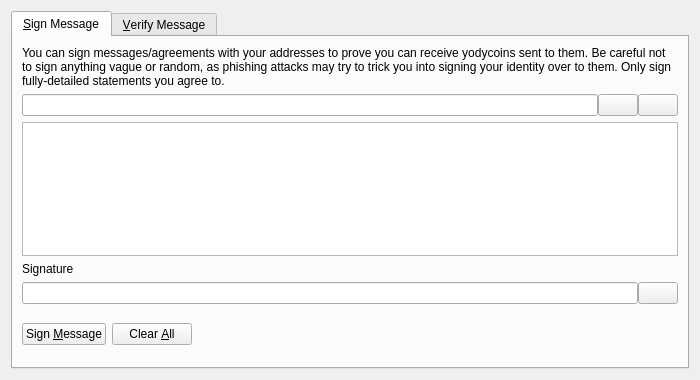
<?xml version="1.0" encoding="UTF-8"?>
<ui version="4.0">
 <class>SignVerifyMessageDialog</class>
 <widget class="QDialog" name="SignVerifyMessageDialog">
  <property name="geometry">
   <rect>
    <x>0</x>
    <y>0</y>
    <width>700</width>
    <height>380</height>
   </rect>
  </property>
  <property name="windowTitle">
   <string>Signatures - Sign / Verify a Message</string>
  </property>
  <property name="modal">
   <bool>true</bool>
  </property>
  <layout class="QVBoxLayout" name="verticalLayout">
   <item>
    <widget class="QTabWidget" name="tabWidget">
     <property name="currentIndex">
      <number>0</number>
     </property>
     <widget class="QWidget" name="tabSignMessage">
      <attribute name="title">
       <string>&amp;Sign Message</string>
      </attribute>
      <layout class="QVBoxLayout" name="verticalLayout_SM">
       <item>
        <widget class="QLabel" name="infoLabel_SM">
         <property name="text">
          <string>You can sign messages/agreements with your addresses to prove you can receive yodycoins sent to them. Be careful not to sign anything vague or random, as phishing attacks may try to trick you into signing your identity over to them. Only sign fully-detailed statements you agree to.</string>
         </property>
         <property name="textFormat">
          <enum>Qt::PlainText</enum>
         </property>
         <property name="wordWrap">
          <bool>true</bool>
         </property>
        </widget>
       </item>
       <item>
        <layout class="QHBoxLayout" name="horizontalLayout_1_SM">
         <property name="spacing">
          <number>0</number>
         </property>
         <item>
          <widget class="QValidatedLineEdit" name="addressIn_SM">
           <property name="toolTip">
            <string>The Yodycoin address to sign the message with</string>
           </property>
          </widget>
         </item>
         <item>
          <widget class="QPushButton" name="addressBookButton_SM">
           <property name="toolTip">
            <string>Choose previously used address</string>
           </property>
           <property name="text">
            <string/>
           </property>
           <property name="icon">
            <iconset resource="../bitcoin.qrc">
             <normaloff>:/icons/address-book</normaloff>:/icons/address-book</iconset>
           </property>
           <property name="shortcut">
            <string>Alt+A</string>
           </property>
           <property name="autoDefault">
            <bool>false</bool>
           </property>
          </widget>
         </item>
         <item>
          <widget class="QPushButton" name="pasteButton_SM">
           <property name="toolTip">
            <string>Paste address from clipboard</string>
           </property>
           <property name="text">
            <string/>
           </property>
           <property name="icon">
            <iconset resource="../bitcoin.qrc">
             <normaloff>:/icons/editpaste</normaloff>:/icons/editpaste</iconset>
           </property>
           <property name="shortcut">
            <string>Alt+P</string>
           </property>
           <property name="autoDefault">
            <bool>false</bool>
           </property>
          </widget>
         </item>
        </layout>
       </item>
       <item>
        <widget class="QPlainTextEdit" name="messageIn_SM">
         <property name="toolTip">
          <string>Enter the message you want to sign here</string>
         </property>
        </widget>
       </item>
       <item>
        <widget class="QLabel" name="signatureLabel_SM">
         <property name="text">
          <string>Signature</string>
         </property>
         <property name="textFormat">
          <enum>Qt::PlainText</enum>
         </property>
        </widget>
       </item>
       <item>
        <layout class="QHBoxLayout" name="horizontalLayout_2_SM">
         <property name="spacing">
          <number>0</number>
         </property>
         <item>
          <widget class="QLineEdit" name="signatureOut_SM">
           <property name="font">
            <font>
             <italic>true</italic>
            </font>
           </property>
           <property name="readOnly">
            <bool>true</bool>
           </property>
          </widget>
         </item>
         <item>
          <widget class="QPushButton" name="copySignatureButton_SM">
           <property name="toolTip">
            <string>Copy the current signature to the system clipboard</string>
           </property>
           <property name="text">
            <string/>
           </property>
           <property name="icon">
            <iconset resource="../bitcoin.qrc">
             <normaloff>:/icons/editcopy</normaloff>:/icons/editcopy</iconset>
           </property>
           <property name="autoDefault">
            <bool>false</bool>
           </property>
          </widget>
         </item>
        </layout>
       </item>
       <item>
        <layout class="QHBoxLayout" name="horizontalLayout_3_SM">
         <item>
          <widget class="QPushButton" name="signMessageButton_SM">
           <property name="toolTip">
            <string>Sign the message to prove you own this Yodycoin address</string>
           </property>
           <property name="text">
            <string>Sign &amp;Message</string>
           </property>
           <property name="icon">
            <iconset resource="../bitcoin.qrc">
             <normaloff>:/icons/edit</normaloff>:/icons/edit</iconset>
           </property>
           <property name="autoDefault">
            <bool>false</bool>
           </property>
          </widget>
         </item>
         <item>
          <widget class="QPushButton" name="clearButton_SM">
           <property name="toolTip">
            <string>Reset all sign message fields</string>
           </property>
           <property name="text">
            <string>Clear &amp;All</string>
           </property>
           <property name="icon">
            <iconset resource="../bitcoin.qrc">
             <normaloff>:/icons/remove</normaloff>:/icons/remove</iconset>
           </property>
           <property name="autoDefault">
            <bool>false</bool>
           </property>
          </widget>
         </item>
         <item>
          <spacer name="horizontalSpacer_1_SM">
           <property name="orientation">
            <enum>Qt::Horizontal</enum>
           </property>
           <property name="sizeHint" stdset="0">
            <size>
             <width>40</width>
             <height>48</height>
            </size>
           </property>
          </spacer>
         </item>
         <item>
          <widget class="QLabel" name="statusLabel_SM">
           <property name="font">
            <font>
             <weight>75</weight>
             <bold>true</bold>
            </font>
           </property>
           <property name="text">
            <string/>
           </property>
           <property name="wordWrap">
            <bool>true</bool>
           </property>
          </widget>
         </item>
         <item>
          <spacer name="horizontalSpacer_2_SM">
           <property name="orientation">
            <enum>Qt::Horizontal</enum>
           </property>
           <property name="sizeHint" stdset="0">
            <size>
             <width>40</width>
             <height>48</height>
            </size>
           </property>
          </spacer>
         </item>
        </layout>
       </item>
      </layout>
     </widget>
     <widget class="QWidget" name="tabVerifyMessage">
      <attribute name="title">
       <string>&amp;Verify Message</string>
      </attribute>
      <layout class="QVBoxLayout" name="verticalLayout_VM">
       <item>
        <widget class="QLabel" name="infoLabel_VM">
         <property name="text">
          <string>Enter the receiver's address, message (ensure you copy line breaks, spaces, tabs, etc. exactly) and signature below to verify the message. Be careful not to read more into the signature than what is in the signed message itself, to avoid being tricked by a man-in-the-middle attack. Note that this only proves the signing party receives with the address, it cannot prove sendership of any transaction!</string>
         </property>
         <property name="textFormat">
          <enum>Qt::PlainText</enum>
         </property>
         <property name="alignment">
          <set>Qt::AlignLeading|Qt::AlignLeft|Qt::AlignTop</set>
         </property>
         <property name="wordWrap">
          <bool>true</bool>
         </property>
        </widget>
       </item>
       <item>
        <layout class="QHBoxLayout" name="horizontalLayout_1_VM">
         <property name="spacing">
          <number>0</number>
         </property>
         <item>
          <widget class="QValidatedLineEdit" name="addressIn_VM">
           <property name="toolTip">
            <string>The Yodycoin address the message was signed with</string>
           </property>
          </widget>
         </item>
         <item>
          <widget class="QPushButton" name="addressBookButton_VM">
           <property name="toolTip">
            <string>Choose previously used address</string>
           </property>
           <property name="text">
            <string/>
           </property>
           <property name="icon">
            <iconset resource="../bitcoin.qrc">
             <normaloff>:/icons/address-book</normaloff>:/icons/address-book</iconset>
           </property>
           <property name="shortcut">
            <string>Alt+A</string>
           </property>
           <property name="autoDefault">
            <bool>false</bool>
           </property>
          </widget>
         </item>
        </layout>
       </item>
       <item>
        <widget class="QPlainTextEdit" name="messageIn_VM"/>
       </item>
       <item>
        <widget class="QValidatedLineEdit" name="signatureIn_VM"/>
       </item>
       <item>
        <layout class="QHBoxLayout" name="horizontalLayout_2_VM">
         <item>
          <widget class="QPushButton" name="verifyMessageButton_VM">
           <property name="toolTip">
            <string>Verify the message to ensure it was signed with the specified Yodycoin address</string>
           </property>
           <property name="text">
            <string>Verify &amp;Message</string>
           </property>
           <property name="icon">
            <iconset resource="../bitcoin.qrc">
             <normaloff>:/icons/transaction_0</normaloff>:/icons/transaction_0</iconset>
           </property>
           <property name="autoDefault">
            <bool>false</bool>
           </property>
          </widget>
         </item>
         <item>
          <widget class="QPushButton" name="clearButton_VM">
           <property name="toolTip">
            <string>Reset all verify message fields</string>
           </property>
           <property name="text">
            <string>Clear &amp;All</string>
           </property>
           <property name="icon">
            <iconset resource="../bitcoin.qrc">
             <normaloff>:/icons/remove</normaloff>:/icons/remove</iconset>
           </property>
           <property name="autoDefault">
            <bool>false</bool>
           </property>
          </widget>
         </item>
         <item>
          <spacer name="horizontalSpacer_1_VM">
           <property name="orientation">
            <enum>Qt::Horizontal</enum>
           </property>
           <property name="sizeHint" stdset="0">
            <size>
             <width>40</width>
             <height>48</height>
            </size>
           </property>
          </spacer>
         </item>
         <item>
          <widget class="QLabel" name="statusLabel_VM">
           <property name="font">
            <font>
             <weight>75</weight>
             <bold>true</bold>
            </font>
           </property>
           <property name="text">
            <string/>
           </property>
           <property name="wordWrap">
            <bool>true</bool>
           </property>
          </widget>
         </item>
         <item>
          <spacer name="horizontalSpacer_2_VM">
           <property name="orientation">
            <enum>Qt::Horizontal</enum>
           </property>
           <property name="sizeHint" stdset="0">
            <size>
             <width>40</width>
             <height>48</height>
            </size>
           </property>
          </spacer>
         </item>
        </layout>
       </item>
      </layout>
     </widget>
    </widget>
   </item>
  </layout>
 </widget>
 <customwidgets>
  <customwidget>
   <class>QValidatedLineEdit</class>
   <extends>QLineEdit</extends>
   <header>qt/qvalidatedlineedit.h</header>
  </customwidget>
 </customwidgets>
 <resources>
  <include location="../bitcoin.qrc"/>
 </resources>
 <connections/>
</ui>
